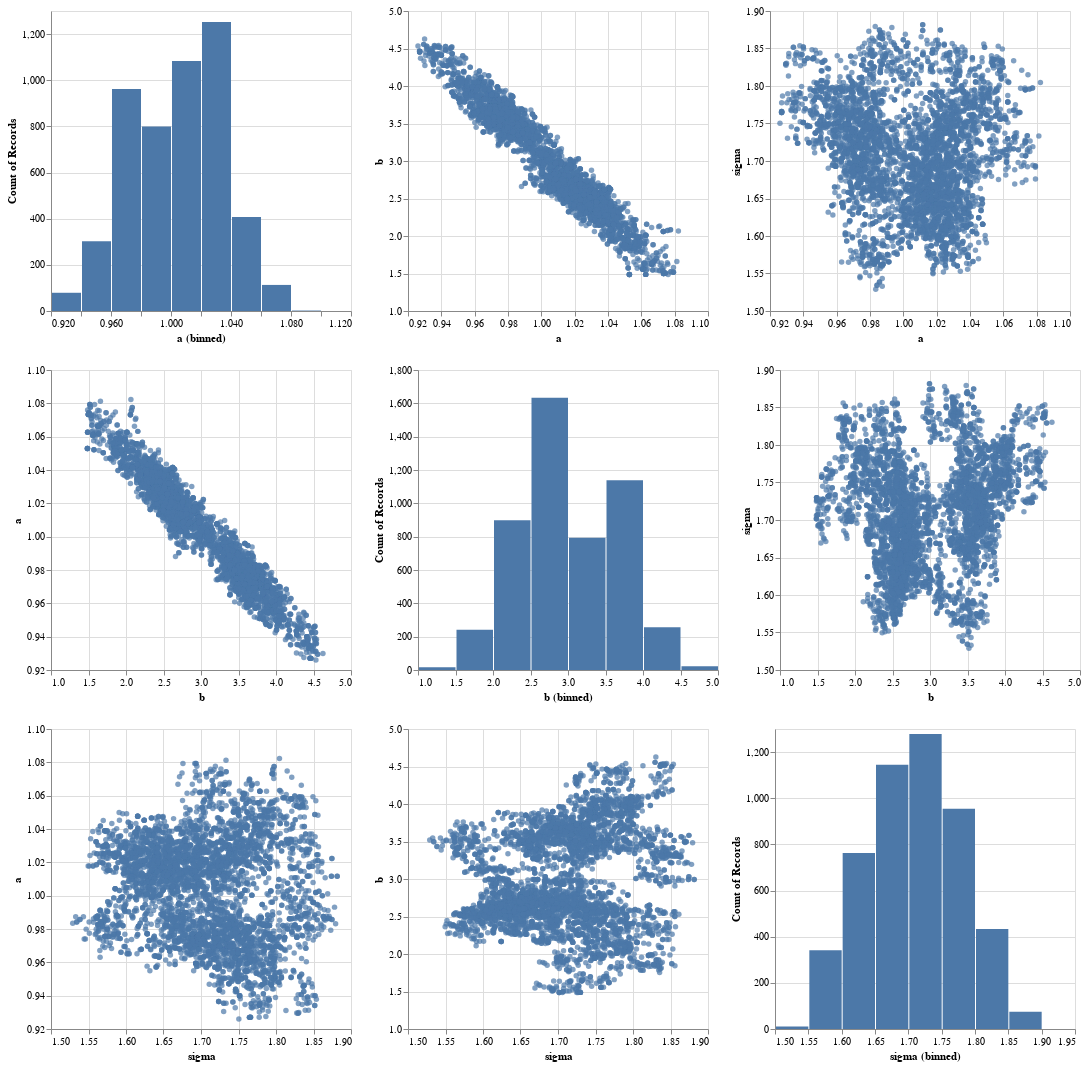

Notebook cell for this chart:
### Markdown cell above
Now that we have the samples, we can visualize the distribution of the individual parameters and see how well the samples approximate our simulated data. A useful tool is a pairplot, which gives a histogram of the given parameters as well as a scatterplot for all pairs of parameters against each other.

### Code cell
val df = DataFrame(Seq(
    DataFrame.Column.ofContinuous(samples.map(s => s.parameters.a), "a"), 
    DataFrame.Column.ofContinuous(samples.map(s => s.parameters.b), "b"),
    DataFrame.Column.ofContinuous(samples.map(s => s.parameters.sigma), "sigma")
    )
)

df.plot.pairPlot(Seq("a", "b", "sigma"), title = "Pairs").show()

### Figure 1 — Vega specification as saved in the notebook (floating-point values rounded to 4 significant figures; data arrays with more than 128 entries replaced by an {"elided": "..."} marker saying what was removed)
{"$schema": "https://vega.github.io/schema/vega-lite/v5.json", "data": {"values": {"elided": "5000 records"}}, "description": ".", "height": 600, "title": "", "vconcat": [{"hconcat": [{"encoding": {"x": {"bin": true, "field": "a", "type": "quantitative"}, "y": {"aggregate": "count", "field": "a", "type": "quantitative"}}, "mark": "bar"}, {"encoding": {"x": {"field": "a", "scale": {"zero": false}, "type": "quantitative"}, "y": {"field": "b", "scale": {"zero": false}, "type": "quantitative"}}, "mark": "circle"}, {"encoding": {"x": {"field": "a", "scale": {"zero": false}, "type": "quantitative"}, "y": {"field": "sigma", "scale": {"zero": false}, "type": "quantitative"}}, "mark": "circle"}]}, {"hconcat": [{"encoding": {"x": {"field": "b", "scale": {"zero": false}, "type": "quantitative"}, "y": {"field": "a", "scale": {"zero": false}, "type": "quantitative"}}, "mark": "circle"}, {"encoding": {"x": {"bin": true, "field": "b", "type": "quantitative"}, "y": {"aggregate": "count", "field": "b", "type": "quantitative"}}, "mark": "bar"}, {"encoding": {"x": {"field": "b", "scale": {"zero": false}, "type": "quantitative"}, "y": {"field": "sigma", "scale": {"zero": false}, "type": "quantitative"}}, "mark": "circle"}]}, {"hconcat": [{"encoding": {"x": {"field": "sigma", "scale": {"zero": false}, "type": "quantitative"}, "y": {"field": "a", "scale": {"zero": false}, "type": "quantitative"}}, "mark": "circle"}, {"encoding": {"x": {"field": "sigma", "scale": {"zero": false}, "type": "quantitative"}, "y": {"field": "b", "scale": {"zero": false}, "type": "quantitative"}}, "mark": "circle"}, {"encoding": {"x": {"bin": true, "field": "sigma", "type": "quantitative"}, "y": {"aggregate": "count", "field": "sigma", "type": "quantitative"}}, "mark": "bar"}]}], "width": 600}
